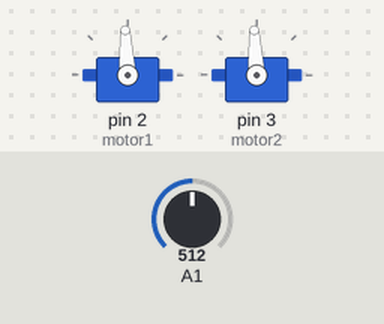
The sketch below on a simulated Arduino Uno, built with avr-gcc and run on an emulated ATmega328P. On the bench: 2 × servo. Inputs (shaded band) come from the test bench; at power-on: A1 = 512.

Above: at 1.2 s.
1.3 s: A1 set to 716
At 2.0 s:
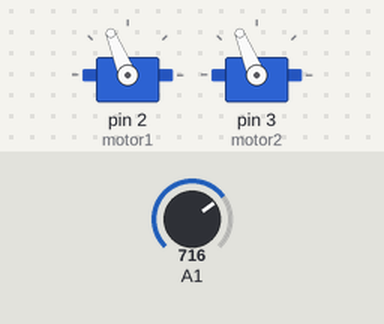
2.8 s: A1 set to 900
At 3.2 s:
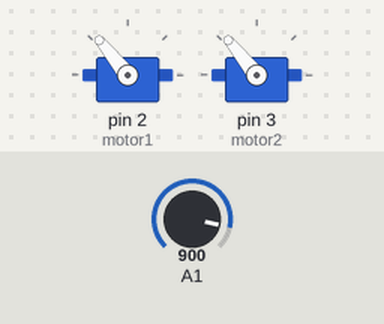
4.3 s: A1 set to 1023
At 5.5 s:
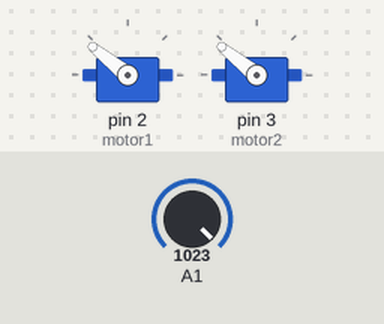
5.8 s: A1 set to 306
At 6.7 s:
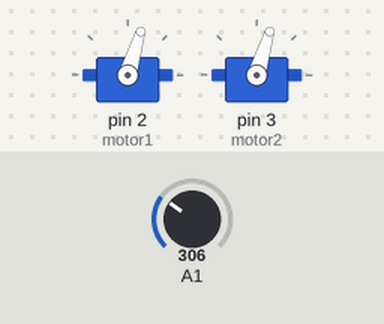
7.3 s: A1 set to 122
At 7.8 s:
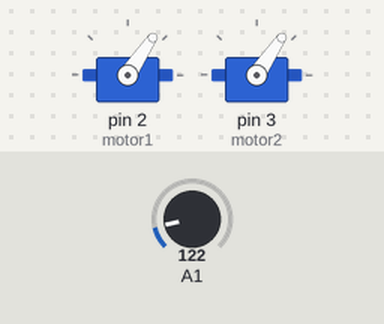
8.8 s: A1 set to 511
At 10.2 s:
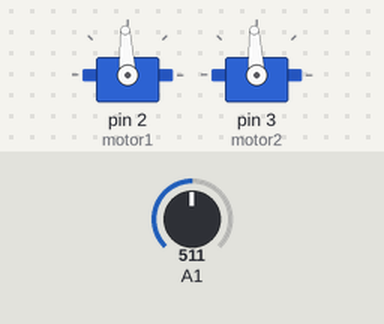
Timing chart, 0 to 11.3 s (numbered marks = the images above; inputs shaded):
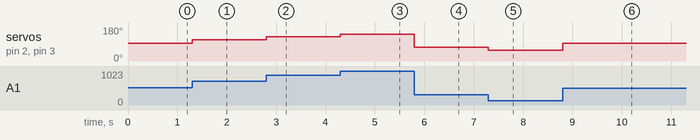

The sketch:

motor_test.ino
```cpp
#include <Servo.h>
Servo motor1;
Servo motor2;
void setup() {
  // put your setup code here, to run once:
  Serial.begin(9600);
  motor1.attach(2);
  motor2.attach(3);
  motor1.writeMicroseconds(1000);
  motor2.writeMicroseconds(1000);


}

void loop() {
  // put your main code here, to run repeatedly:
  int speed1=analogRead(A1);
  int speed2=map(speed1,0,1023,1000,2000);
  motor1.writeMicroseconds(speed2);
  motor2.writeMicroseconds(speed2);

}
```

Measured:
- after the input at 1.3 s, servo on pin 2 (motor1), servo on pin 3 (motor2): 93° → 112° at once
- after the input at 2.8 s, servo on pin 2 (motor1), servo on pin 3 (motor2): 112° → 129° at once
- after the input at 4.3 s, servo on pin 2 (motor1), servo on pin 3 (motor2): 129° → 141° at once
- after the input at 5.8 s, servo on pin 2 (motor1), servo on pin 3 (motor2): 141° → 73° at once
- after the input at 7.3 s, servo on pin 2 (motor1), servo on pin 3 (motor2): 73° → 56° at once
- after the input at 8.8 s, servo on pin 2 (motor1), servo on pin 3 (motor2): 56° → 93° at once
